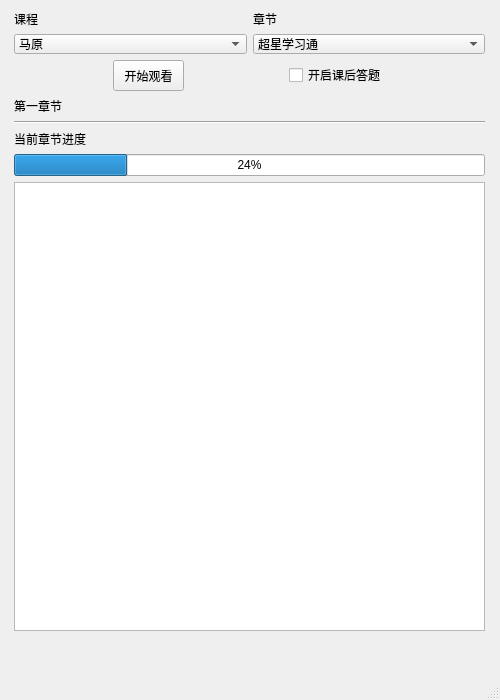
<?xml version="1.0" encoding="UTF-8"?>
<ui version="4.0">
 <class>main</class>
 <widget class="QMainWindow" name="main">
  <property name="geometry">
   <rect>
    <x>0</x>
    <y>0</y>
    <width>500</width>
    <height>700</height>
   </rect>
  </property>
  <property name="minimumSize">
   <size>
    <width>500</width>
    <height>700</height>
   </size>
  </property>
     <property name="maximumSize">
         <size>
             <width>500</width>
             <height>700</height>
         </size>
     </property>
     <property name="windowTitle">
         <string>cc网课助手</string>
     </property>
     <property name="windowIcon">
         <iconset>
             <normaloff>../img/cc.ico</normaloff>../img/cc.ico
         </iconset>
     </property>
     <widget class="QWidget" name="centralwidget">
         <widget class="QWidget" name="layoutWidget">
             <property name="geometry">
                 <rect>
                     <x>14</x>
                     <y>10</y>
                     <width>471</width>
                     <height>621</height>
                 </rect>
             </property>
    <layout class="QVBoxLayout" name="verticalLayout">
     <item>
      <layout class="QHBoxLayout" name="horizontalLayout_3">
       <item>
        <widget class="QLabel" name="label_2">
         <property name="text">
          <string>课程</string>
         </property>
        </widget>
       </item>
       <item>
        <widget class="QLabel" name="label">
         <property name="text">
          <string>章节</string>
         </property>
        </widget>
       </item>
      </layout>
     </item>
     <item>
      <layout class="QHBoxLayout" name="horizontalLayout">
       <item>
        <widget class="QComboBox" name="CouresCheck">
         <property name="minimumSize">
          <size>
           <width>0</width>
           <height>0</height>
          </size>
         </property>
         <property name="maximumSize">
          <size>
           <width>321</width>
           <height>20</height>
          </size>
         </property>
         <item>
          <property name="text">
           <string>马原</string>
          </property>
         </item>
         <item>
          <property name="text">
           <string>毛概</string>
          </property>
         </item>
        </widget>
       </item>
       <item>
        <widget class="QComboBox" name="ChaptersCheck">
         <property name="minimumSize">
          <size>
           <width>0</width>
           <height>0</height>
          </size>
         </property>
         <property name="maximumSize">
          <size>
           <width>321</width>
           <height>20</height>
          </size>
         </property>
         <item>
          <property name="text">
           <string>超星学习通</string>
          </property>
         </item>
         <item>
          <property name="text">
           <string>智慧树</string>
          </property>
         </item>
        </widget>
       </item>
      </layout>
     </item>
     <item>
      <layout class="QHBoxLayout" name="horizontalLayout_2">
       <item>
        <widget class="QPushButton" name="StartBtn">
         <property name="sizePolicy">
          <sizepolicy hsizetype="Fixed" vsizetype="Fixed">
           <horstretch>0</horstretch>
           <verstretch>0</verstretch>
          </sizepolicy>
         </property>
         <property name="minimumSize">
          <size>
           <width>71</width>
           <height>31</height>
          </size>
         </property>
         <property name="maximumSize">
          <size>
           <width>71</width>
           <height>31</height>
          </size>
         </property>
         <property name="cursor">
          <cursorShape>PointingHandCursor</cursorShape>
         </property>
         <property name="text">
          <string>开始观看</string>
         </property>
        </widget>
       </item>
       <item>
        <widget class="QCheckBox" name="AutoAnswer">
         <property name="enabled">
          <bool>true</bool>
         </property>
         <property name="sizePolicy">
          <sizepolicy hsizetype="Fixed" vsizetype="Fixed">
           <horstretch>0</horstretch>
           <verstretch>0</verstretch>
          </sizepolicy>
         </property>
         <property name="text">
          <string>开启课后答题</string>
         </property>
        </widget>
       </item>
      </layout>
     </item>
     <item>
      <widget class="QLabel" name="chapternow">
       <property name="text">
        <string>第一章节</string>
       </property>
      </widget>
     </item>
     <item>
      <widget class="Line" name="line">
       <property name="orientation">
        <enum>Qt::Horizontal</enum>
       </property>
      </widget>
     </item>
     <item>
      <widget class="QLabel" name="label_4">
       <property name="text">
        <string>当前章节进度</string>
       </property>
      </widget>
     </item>
     <item>
      <widget class="QProgressBar" name="ChapterProgress">
       <property name="value">
        <number>24</number>
       </property>
      </widget>
     </item>
     <item>
      <widget class="QTextEdit" name="textEdit">
       <property name="readOnly">
        <bool>true</bool>
       </property>
      </widget>
     </item>
    </layout>
   </widget>
  </widget>
  <widget class="QMenuBar" name="menubar">
   <property name="geometry">
    <rect>
     <x>0</x>
     <y>0</y>
     <width>500</width>
     <height>26</height>
    </rect>
   </property>
  </widget>
  <widget class="QStatusBar" name="statusbar"/>
 </widget>
 <resources/>
 <connections/>
</ui>
